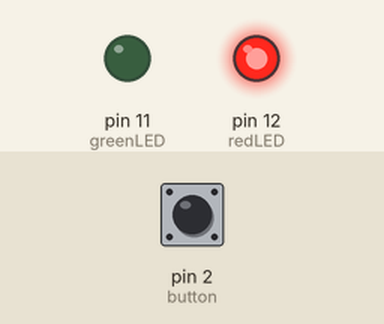
The sketch below on a simulated Arduino Uno, built with avr-gcc and run on an emulated ATmega328P. Shown: output pins drawn as LEDs (lit = HIGH). The test bench sets the inputs (shaded band); at power-on: pin 2 (button) LOW.

Above: at 1.2 s.
1.3 s: pin 2 (button) pulled HIGH for 0.15 s
At 1.5 s:
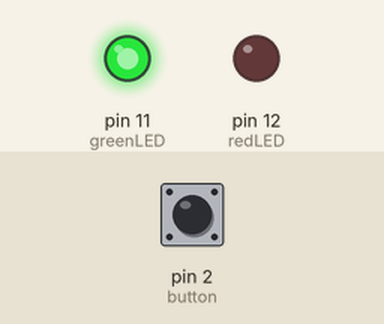
3.1 s: pin 2 (button) pulled HIGH for 3.2 s
At 7.3 s:
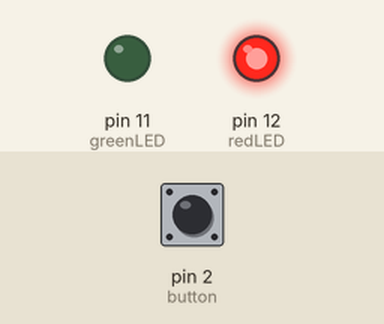
Timing chart, 0 to 8.8 s (numbered marks = the images above; inputs shaded):
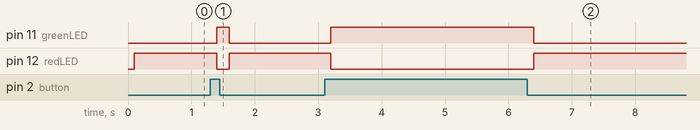

Measured:
- after the input at 1.3 s, pin 11 (greenLED): LOW → HIGH after 0.10 s, → LOW 0.20 s later; pin 12 (redLED): HIGH → LOW after 0.10 s, → HIGH 0.20 s later
- after the input at 3.1 s, pin 11 (greenLED): LOW → HIGH after 0.10 s, → LOW 3.2 s later; pin 12 (redLED): HIGH → LOW after 0.10 s, → HIGH 3.2 s later

The sketch:

leds_with_button.ino
```cpp
int greenLED=11;
int redLED=12;
int button=2;
int buttonStatus;

void setup()
{
  pinMode(redLED, OUTPUT);
  pinMode(greenLED, OUTPUT);
  pinMode(button, INPUT);
  Serial.begin(9600);
}
void loop()
{
  buttonStatus=digitalRead(button);
  delay(100);
  if (buttonStatus==1){
    digitalWrite(greenLED, HIGH);
    digitalWrite(redLED,LOW);
  }
  else{
    digitalWrite(greenLED, LOW);
    digitalWrite(redLED, HIGH);
    }
}
```
